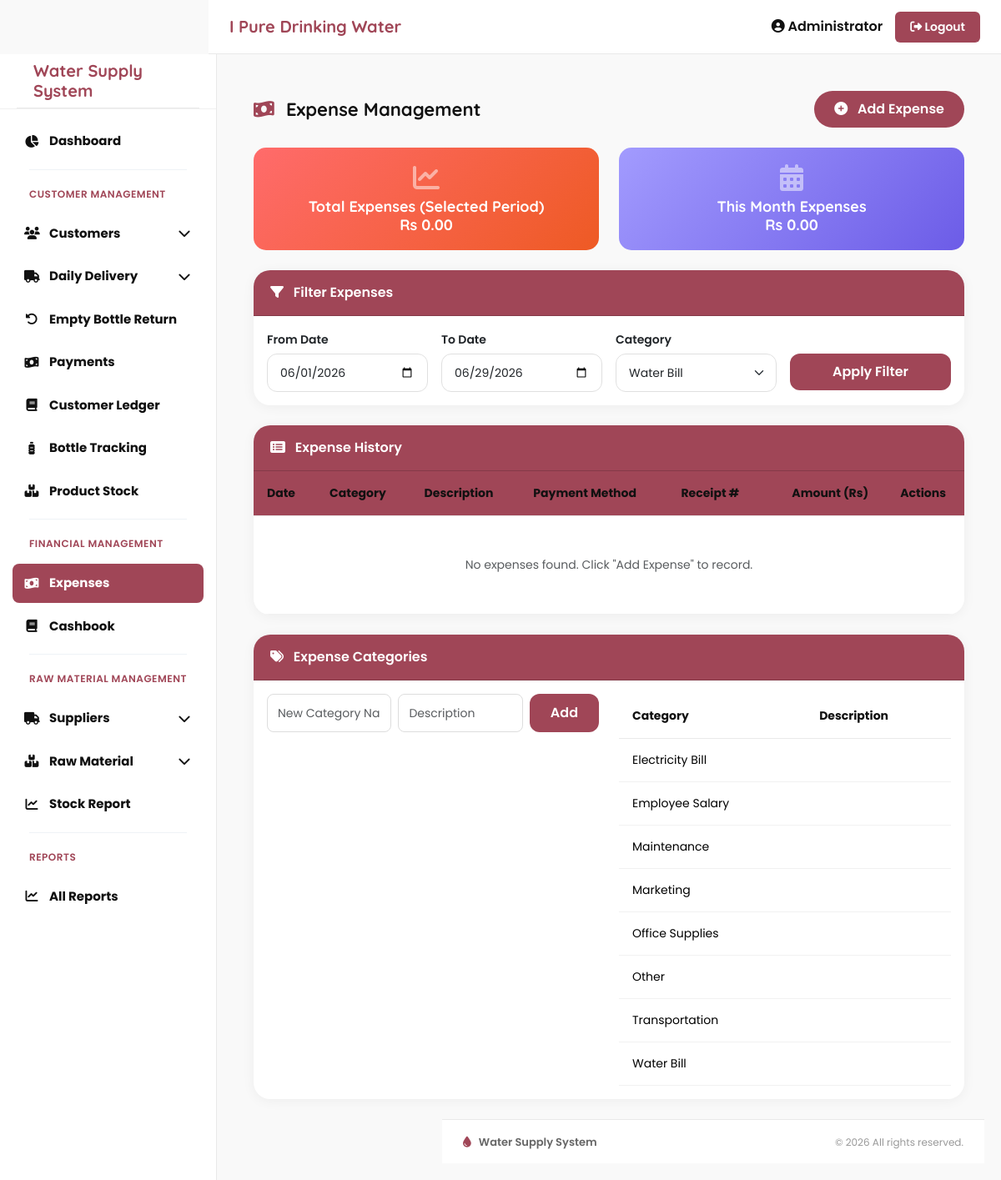
/pages/expenses.php?category=2 (signed in), run on the app's committed database.
### tables this page shows
CREATE TABLE IF NOT EXISTS `expense_categories` (
    `id` INT(11) NOT NULL AUTO_INCREMENT,
    `category_name` VARCHAR(200) NOT NULL,
    `description` TEXT DEFAULT NULL,
    `created_datetime` DATETIME NOT NULL DEFAULT CURRENT_TIMESTAMP,
    PRIMARY KEY (`id`)
);

### pages/expenses.php (the view, shortened to what this page needs)
<?php
require_once '../includes/db.php';
$from_date = isset($_GET['from_date']) ? $_GET['from_date'] : date('Y-m-01');
$to_date = isset($_GET['to_date']) ? $_GET['to_date'] : date('Y-m-d');
$category_filter = isset($_GET['category']) ? intval($_GET['category']) : 0;
$where = "WHERE DATE(expense_date) BETWEEN '$from_date' AND '$to_date'";
if($category_filter > 0) {
    $cat_name = mysqli_fetch_assoc(mysqli_query($conn, "SELECT category_name FROM expense_categories WHERE id=$category_filter"))['category_name'];
    $where .= " AND expense_category = '$cat_name'";
}
$expenses = mysqli_query($conn, "SELECT * FROM expenses $where ORDER BY expense_date DESC");
$total_expenses = mysqli_fetch_assoc(mysqli_query($conn, "SELECT COALESCE(SUM(amount),0) as total FROM expenses $where"))['total'];
$monthly_total = mysqli_fetch_assoc(mysqli_query($conn, "SELECT COALESCE(SUM(amount),0) as total FROM expenses WHERE MONTH(expense_date)=MONTH(CURDATE())"))['total'];
?>
<?php include '../includes/header.php'; ?>
<div class="main-wrapper">
<div class="container-fluid p-4">
    <div class="d-flex flex-wrap justify-content-between align-items-center mb-4">
        <h2 class="page-heading mb-2 mb-sm-0">
            <i class="fas fa-money-bill-wave me-2" style="color: #A04657;"></i> Expense Management
        </h2>
        <button class="btn btn-primary rounded-pill px-4" data-bs-toggle="modal" data-bs-target="#addExpenseModal">
            <i class="fas fa-plus-circle me-2"></i> Add Expense
        </button>
    </div>
    <div class="row g-4 mb-4">
        <div class="col-md-6">
            <div class="summary-card total">
                <i class="fas fa-chart-line fa-2x mb-2 opacity-50"></i>
                <h5>Total Expenses (Selected Period)</h5>
                <h2 class="mb-0">Rs <?php echo number_format($total_expenses, 2); ?></h2>
            </div>
        </div>
        <div class="col-md-6">
            <div class="summary-card monthly">
                <i class="fas fa-calendar-alt fa-2x mb-2 opacity-50"></i>
                <h5>This Month Expenses</h5>
                <h2 class="mb-0">Rs <?php echo number_format($monthly_total, 2); ?></h2>
            </div>
        </div>
    </div>
    <div class="card expense-card mb-4">
        <div class="card-header">
            <i class="fas fa-filter me-2"></i> Filter Expenses
        </div>
        <div class="card-body">
            <form method="GET" class="row g-3">
                <div class="col-md-3">
                    <label class="form-label">From Date</label>
                    <input type="date" name="from_date" class="form-control filter-control" value="<?php echo $from_date; ?>">
                </div>
                <div class="col-md-3">
                    <label class="form-label">To Date</label>
                    <input type="date" name="to_date" class="form-control filter-control" value="<?php echo $to_date; ?>">
                </div>
                <div class="col-md-3">
                    <label class="form-label">Category</label>
                    <select name="category" class="form-select filter-control">
                        <?php
                        $cats = mysqli_query($conn, "SELECT * FROM expense_categories ORDER BY category_name");
                        while($cat = mysqli_fetch_assoc($cats)): ?>
                            <option value="<?php echo $cat['id']; ?>" <?php echo ($category_filter == $cat['id']) ? 'selected' : ''; ?>>
                                <?php echo htmlspecialchars($cat['category_name']); ?>
                            </option>
                        <?php endwhile; ?>
                    </select>
                </div>
                <div class="col-md-3">
                    <label class="form-label">&nbsp;</label>
                    <button type="submit" class="btn btn-primary-custom w-100">Apply Filter</button>
                </div>
            </form>
        </div>
    </div>
    <div class="card expense-card">
        <div class="card-header">
            <i class="fas fa-list-alt me-2"></i> Expense History
        </div>
        <div class="card-body p-0">
            <div class="table-responsive">
                <table class="table expense-table mb-0">
                    <thead>
                        <tr>
                            <th>Date</th>
                            <th>Category</th>
                            <th>Description</th>
                            <th>Payment Method</th>
                            <th>Receipt #</th>
                            <th class="text-end">Amount (Rs)</th>
                            <th class="text-center">Actions</th>
                        </tr>
                    </thead>
                    <tbody>
                        <?php if(mysqli_num_rows($expenses) > 0): ?>
                            <?php while($e = mysqli_fetch_assoc($expenses)): ?>
                                <tr>
                                    <td><?php echo date('d-m-Y', strtotime($e['expense_date'])); ?></td>
                                    <td><span class="badge bg-secondary"><?php echo htmlspecialchars($e['expense_category']); ?></span></td>
                                    <td><?php echo htmlspecialchars($e['description']); ?></td>
                                    <td><?php echo $e['payment_method']; ?></td>
                                    <td><?php echo $e['receipt_no'] ?: '—'; ?></td>
                                    <td class="text-end text-danger fw-bold">Rs <?php echo number_format($e['amount'], 2); ?></td>
                                    <td class="text-center">
                                        <a href="?delete=<?php echo $e['id']; ?>" class="btn btn-sm btn-outline-danger rounded-circle" onclick="return confirm('Delete this expense?')">
                                            <i class="fas fa-trash-alt"></i>
                                        </a>
                                    </td>
                                </tr>
                            <?php endwhile; ?>
                        <?php else: ?>
                            <tr><td colspan="7" class="text-center py-5 text-muted">No expenses found. Click "Add Expense" to record.<?php endif; ?>
                    </tbody>
                </table>
            </div>
        </div>
    </div>
    <div class="card expense-card mt-4">
        <div class="card-header">
            <i class="fas fa-tags me-2"></i> Expense Categories
        </div>
        <div class="card-body">
            <div class="row">
                <div class="col-md-6">
                    <form method="POST" class="d-flex gap-2">
                        <input type="text" name="category_name" class="form-control" placeholder="New Category Name" required>
                        <input type="text" name="cat_description" class="form-control" placeholder="Description">
                        <button type="submit" name="add_category" class="btn btn-primary-custom">Add</button>
                    </form>
                </div>
                <div class="col-md-6">
                    <div class="table-responsive">
                        <table class="table table-sm">
                            <thead><tr><th>Category</th><th>Description</th></tr></thead>
                            <tbody>
                                <?php
                                $all_cats = mysqli_query($conn, "SELECT * FROM expense_categories ORDER BY category_name");
                                while($cat = mysqli_fetch_assoc($all_cats)): ?>
                                    <tr><td><?php echo htmlspecialchars($cat['category_name']); ?></td><td><?php echo htmlspecialchars($cat['description']); ?></td></tr>
                                <?php endwhile; ?>
                            </tbody>
                        </table>
                    </div>
                </div>
            </div>
        </div>
    </div>
</div>
<?php include '../includes/footer.php'; ?>

### assets/css/style.css (style rules this page uses)
:root { --primary:#A04657; --primary-dark:#872f40; --primary-light:#c96b7e; --white:#ffffff; --light:#f7f7f7; --border:#e9e9e9; --text:#111111; --text-light:#666666; --sidebar-width:250px; --header-height:65px; --radius:10px; --transition:0.3s ease; }
* { margin:0; padding:0; box-sizing:border-box; }
body { font-family:'Poppins',sans-serif; background:#f9f9f9; color:var(--text); font-size:16px; overflow-x:hidden; display:flex; flex-direction:column; min-height:100vh; }
h1,h2,h3,h4,h5,h6 { font-family:'Quicksand',sans-serif; font-weight:700; font-size:18px; margin:0; }
.page-heading { font-size:22px; color:#111; font-weight:700; }
.card { border:none; border-radius:12px; background:#fff; box-shadow:0 2px 10px rgba(0,0,0,0.04); transition:var(--transition); }
.btn { border-radius:8px; font-weight:600; padding:10px 18px; transition:var(--transition); }
.btn-primary { background:var(--primary); border:none; }
.rounded-pill { border-radius:50px !important; }
.table { margin:0; vertical-align:middle; }
.table thead { background:#fafafa; }
.table thead th { padding:16px; font-size:14px; font-weight:700; color:#111; border-bottom:1px solid var(--border); }
.table tbody td { padding:15px 16px; font-size:14px; border-bottom:1px solid #f1f1f1; }
.form-control, .form-select { height:46px; border:1px solid #ddd; border-radius:8px; font-size:14px; transition:var(--transition); }
.form-label { font-size:14px; font-weight:600; margin-bottom:6px; }

### pages/expenses.php (style rules this page uses)
.expense-card { border-radius: 20px; border: none; box-shadow: 0 2px 15px rgba(0,0,0,0.05); overflow: hidden; }
.expense-card .card-header { background: #A04657; color: white; padding: 15px 20px; font-weight: 600; }
.summary-card { border-radius: 15px; padding: 20px; text-align: center; transition: transform 0.2s; }
.summary-card.total { background: linear-gradient(135deg, #ff6b6b 0%, #ee5a24 100%); color: white; }
.summary-card.monthly { background: linear-gradient(135deg, #a29bfe 0%, #6c5ce7 100%); color: white; }
.filter-control { border-radius: 12px; border: 1px solid #e0e0e0; padding: 10px 15px; }
.btn-primary-custom { background: #A04657; color: white; border-radius: 12px; padding: 10px 25px; border: none; }
.expense-table th { background: #A04657; color: white; font-weight: 600; font-size: 13px; padding: 12px; }
.expense-table td { padding: 10px; vertical-align: middle; font-size: 13px; }

### data on the page
expense_categories: category_name "Electricity Bill"
expense_categories: category_name "Employee Salary"
expense_categories: category_name "Maintenance"
expense_categories: category_name "Marketing"
expense_categories: category_name "Office Supplies"
expense_categories: category_name "Other"
expense_categories: category_name "Transportation"
expense_categories: category_name "Water Bill"

### other printed values
$company_name "I Pure Drinking Water"
$admin_name "Administrator"
$software_name "Water Supply System"
$total_expenses "0.00"
$monthly_total "0.00"
$footer_text "Water Supply System"
form field category "Water Bill"
